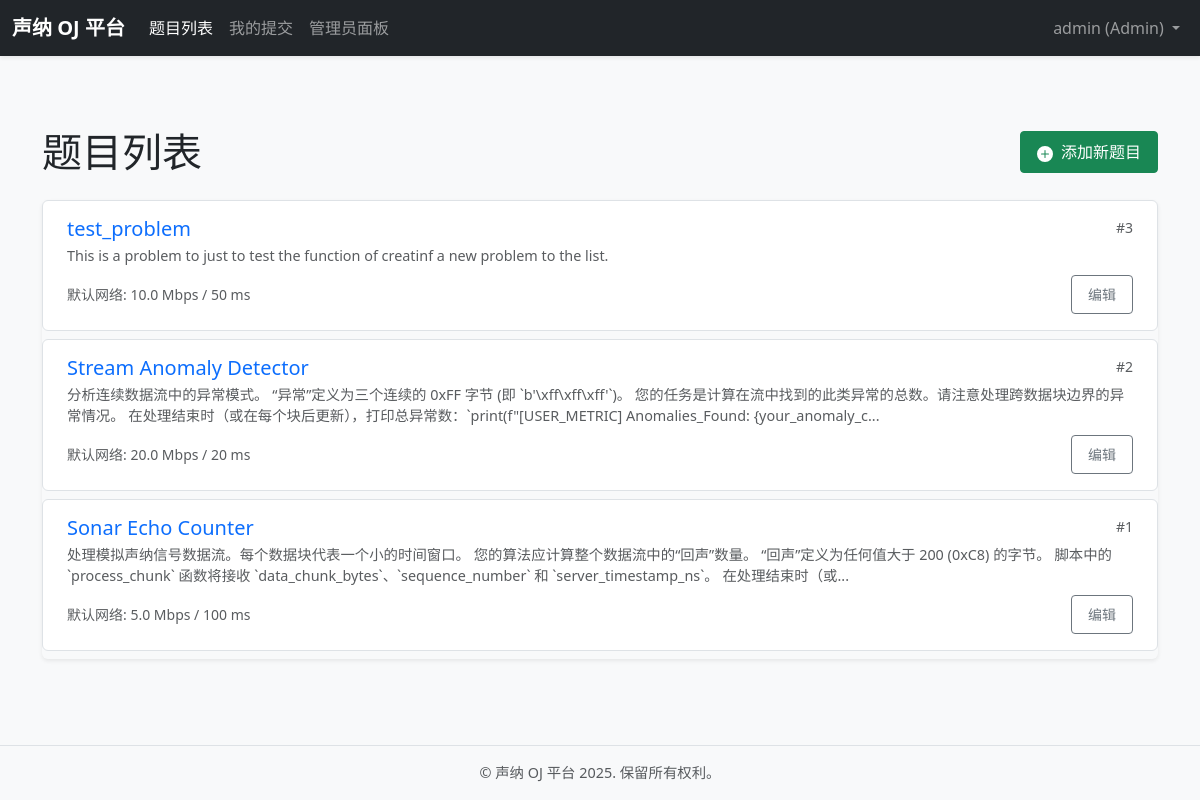
The app's page /index (signed in) with its own data.
### models.py (models this page shows, shortened)
class User(UserMixin, db.Model):
    __tablename__ = 'user'  # 明确表名
    id = db.Column(db.Integer, primary_key=True)
    username = db.Column(db.String(80), unique=True, nullable=False, index=True)
    email = db.Column(db.String(120), unique=True, nullable=False, index=True)
    password_hash = db.Column(db.String(256))  # 存储哈希后的密码
    role = db.Column(db.Enum(UserRole), default=UserRole.CONTESTANT, nullable=False)
    created_at = db.Column(db.DateTime, default=lambda: datetime.now(timezone.utc))
    submissions = db.relationship('Submission', backref='author', lazy='dynamic', cascade="all, delete-orphan")

class Problem(db.Model):
    __tablename__ = 'problem'  # 明确表名
    id = db.Column(db.Integer, primary_key=True)
    title = db.Column(db.String(150), nullable=False, index=True)
    description = db.Column(db.Text, nullable=False)  # 题目描述
    dataset_identifier = db.Column(db.String(100), nullable=False)  # 数据集标识符 (例如文件名)
    default_bandwidth_mbps = db.Column(db.Float, default=10.0)  # 默认模拟带宽
    default_latency_ms = db.Column(db.Integer, default=50)  # 默认模拟延迟
    scoring_function_name = db.Column(db.String(100), nullable=False, default="default_log_scorer")  # 评分函数名
    created_at = db.Column(db.DateTime, default=lambda: datetime.now(timezone.utc), index=True)
    submissions = db.relationship('Submission', backref='problem', lazy='dynamic', cascade="all, delete-orphan")

### routes/main.py (the view)
@main_bp.route('/')
@main_bp.route('/index')
@login_required # 访问主页/题目列表需要登录
def index():
    page = request.args.get('page', 1, type=int)
    problems_per_page = current_app.config.get('PROBLEMS_PER_PAGE', 5)
    problems_pagination = Problem.query.order_by(Problem.created_at.desc()).paginate(
        page=page, per_page=problems_per_page, error_out=False # error_out=False 防止页码超出时抛出404
    )
    return render_template('problem/index.html', title='题目列表', problems=problems_pagination)

### templates/problem/index.html (shortened to what this page needs)
{% extends "_base.html" %}
{% block content %}
<div class="d-flex justify-content-between align-items-center mb-4 flex-wrap">
    <h1 class="mb-2 mb-md-0">题目列表</h1>
    {% if current_user.is_authenticated and current_user.role == UserRole.ADMIN %}
        <a href="{{ url_for('admin.new_problem') }}" class="btn btn-success">
            <svg xmlns="http://www.w3.org/2000/svg" width="16" height="16" fill="currentColor" class="bi bi-plus-circle-fill me-1" viewBox="0 0 16 16">
              <path d="M16 8A8 8 0 1 1 0 8a8 8 0 0 1 16 0M8.5 4.5a.5.5 0 0 0-1 0v3h-3a.5.5 0 0 0 0 1h3v3a.5.5 0 0 0 1 0v-3h3a.5.5 0 0 0 0-1h-3z"/>
            </svg>
            添加新题目
        </a>
    {% endif %}
</div>
{% if problems.items %}
    <div class="list-group shadow-sm">
        {% for problem in problems.items %}
        <div class="list-group-item list-group-item-action flex-column align-items-start py-3 px-4 mb-2 border rounded">
            <div class="d-flex w-100 justify-content-between">
                <h5 class="mb-1">
                    <a href="{{ url_for('problem.detail', problem_id=problem.id) }}" class="text-decoration-none text-primary stretched-link">{{ problem.title }}</a>
                </h5>
                <small class="text-muted">#{{ problem.id }}</small>
            </div>
            <p class="mb-2 text-muted" style="font-size: 0.9em;">{{ problem.description | striptags | truncate(180, True, '...') }}</p>
            <div class="d-flex justify-content-between align-items-center">
                <small class="text-muted">
                    默认网络: {{ problem.default_bandwidth_mbps }} Mbps / {{ problem.default_latency_ms }} ms
                </small>
                {% if current_user.is_authenticated and current_user.role == UserRole.ADMIN %}
                    <a href="{{ url_for('admin.edit_problem', problem_id=problem.id) }}" class="btn btn-sm btn-outline-secondary position-relative" style="z-index: 2;">编辑</a>
                {% endif %}
            </div>
        </div>
        {% endfor %}
    </div>
{% endif %}
{% endblock %}

### templates/_base.html (shortened to what this page needs)
<!doctype html>
<html lang="zh-CN">
<head>
    <link href="https://cdn.jsdelivr.net/npm/bootstrap@5.3.3/dist/css/bootstrap.min.css" rel="stylesheet"
>
    <link rel="stylesheet" href="{{ url_for('static', filename='style.css') }}">
</head>
<body class="d-flex flex-column min-vh-100">
    <nav class="navbar navbar-expand-lg navbar-dark bg-dark mb-4 sticky-top shadow-sm">
        <div class="container-fluid">
            <a class="navbar-brand fw-bold" href="{{ url_for('main.index') }}">声纳 OJ 平台</a>
            <div class="collapse navbar-collapse" id="navbarNav">
                <ul class="navbar-nav me-auto mb-2 mb-lg-0">
                    <li class="nav-item">
                        <a class="nav-link {% if request.endpoint == 'main.index' %}active{% endif %}" aria-current="page" href="{{ url_for('main.index') }}">题目列表</a>
                    </li>
                    {% if current_user.is_authenticated %}
                    <li class="nav-item">
                        <a class="nav-link {% if request.endpoint == 'submission.list_my_submissions' %}active{% endif %}" href="{{ url_for('submission.list_my_submissions') }}">我的提交</a>
                    </li>
                    {% if current_user.role == UserRole.ADMIN %}
                    <li class="nav-item">
                        <a class="nav-link {% if request.endpoint and request.endpoint.startswith('admin.') %}active{% endif %}" href="{{ url_for('admin.dashboard') }}">管理员面板</a>
                    </li>
                    {% endif %}
                    {% endif %}
                </ul>
                <ul class="navbar-nav">
                    {% if current_user.is_authenticated %}
                        <li class="nav-item dropdown">
                          <a class="nav-link dropdown-toggle" href="#" id="navbarUserDropdown" role="button" data-bs-toggle="dropdown" aria-expanded="false">
                            {{ current_user.username }} ({{ current_user.role.value|capitalize }})
                          </a>
                        </li>
                    {% endif %}
                </ul>
            </div>
        </div>
    </nav>
    <main class="container mt-4 mb-5 flex-grow-1">
        {% block content %}{% endblock %}
    </main>
    <footer class="container-fluid bg-light text-center py-3 border-top">
        <p class="mb-0 text-muted">&copy; 声纳 OJ 平台 {{ now.year if now else '2025' }}. 保留所有权利。</p>
    </footer>
</body>
</html>

### static/style.css (style rules this page uses)
body { display: flex; flex-direction: column; min-height: 100vh; background-color: #f8f9fa; }
main.container { flex: 1; padding-top: 1.5rem; padding-bottom: 1.5rem; }
.navbar { box-shadow: 0 0.125rem 0.25rem rgba(0, 0, 0, 0.075); }
.navbar-brand { font-weight: bold; }
.btn { border-radius: 0.25rem; padding: 0.5rem 1rem; }
footer { padding: 1.5rem 0; font-size: 0.9em; }

### records on screen
User: username "admin", role.value "Admin"
Problem: title "test_problem", id "3", description "This is a problem to just to test the function of creatinf a new problem to the list.", default_bandwidth_mbps "10.0", default_latency_ms "50"
Problem: title "Stream Anomaly Detector", id "2", description "分析连续数据流中的异常模式。 “异常”定义为三个连续的 0xFF 字节 (即 `b'\\xff\\xff\\xff'`)。 您的任务是计算在流中找到的此类异常的总数。请注意处理跨数据块边界的异常情况。 在处理结束时（或在每个块后更新），打印总异常数：`print(f\"[USER_METRIC] Anomalies_Found: {your_anomaly_c...", default_bandwidth_mbps "20.0", default_latency_ms "20"
Problem: title "Sonar Echo Counter", id "1", description "处理模拟声纳信号数据流。每个数据块代表一个小的时间窗口。 您的算法应计算整个数据流中的“回声”数量。 “回声”定义为任何值大于 200 (0xC8) 的字节。 脚本中的 `process_chunk` 函数将接收 `data_chunk_bytes`、`sequence_number` 和 `server_timestamp_ns`。 在处理结束时（或...", default_bandwidth_mbps "5.0", default_latency_ms "100"
